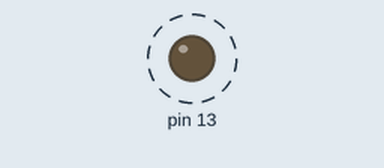
Recording of a sketch running on a simulated Arduino Uno, built with avr-gcc and run on an emulated ATmega328P. On the bench: output pins drawn as LEDs (lit = HIGH). Dashed ring = blinking. What the sketch prints to the serial monitor is not drawn.

Above: at 0.2 s.
Timing chart, 0 to 3.0 s (numbered marks = the images above):
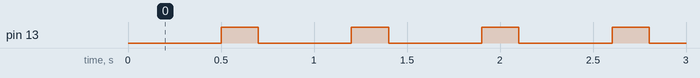

Measured:
- by itself, pin 13: alternates HIGH for 0.20 s and LOW for 0.50 s

The sketch:

AVR_C_arduino.ino
```cpp
//#include <avr/io.h>
//#include <util/delay.h>
//#include <inttypes.h>
//#include <string.h>
//#include <stdlib.h>
//#include <stdint.h>

// vitesse port série
#define BAUD_RATE 115200

// initialisation port série
void serial_init() {
  // calcul valeur du registre
  #if BAUD_RATE < 57600
    // basse vitesse
    uint16_t UBRR0_value = ((F_CPU / (8L * BAUD_RATE)) - 1)/2 ;
    UCSR0A &= ~(1 << U2X0); // doubleur vitesse off
  #else
    // haute vitesse
    uint16_t UBRR0_value = ((F_CPU / (4L * BAUD_RATE)) - 1)/2;
    UCSR0A |= (1 << U2X0);  // doubleur vitesse on
  #endif

  // écriture des registres en deux fois (haut/bas)
  UBRR0H = UBRR0_value >> 8;
  UBRR0L = UBRR0_value;

  // Activer l'émission
  UCSR0B |= 1<<TXEN0;

  // Le reste est en valeur par défauts
  // 8 bit, pas de parité, 1 bit de stop
}

// fonction d'envoi d'un caractère
static void putchr(char c) {
  // on attend que ce soit disponible/utilisable
  loop_until_bit_is_set(UCSR0A, UDRE0);
  // écriture registre = envoi de l'octet
  UDR0 = c;
}

// fonction d'envoi d'une chaine de caractères
// utilisant putchr()
static void printstr(const char *s) {
  // on boucle dans qu'il y a des caractères
  while (*s) {
    // et on change LF en CR à la fin
    if (*s == '\n')
      putchr('\r');
    putchr(*s++);
  }
}

int main(void) {
  // appel de notre fonction pour configurer le port
  serial_init();

  // PB5 = port 13 sur Uno (led)
  // broche en sortie
  DDRB |= _BV(PB5);

  // pause en milliseconde (fournie par AVR Libc)
  _delay_ms(500);

  // boucle sans fin
  for(;;) {
    // port à 1 (+5V)
    PORTB |= _BV(PB5);
    // pause
    _delay_ms(200);
    // port à 0 (0V)
    PORTB &= ~_BV(PB5);

    // envoi du message sur le port série
    printstr("Coucou monde\n");

    // pause
    _delay_ms(500);
  }

  // on n'arrive jamais ici
  return 0;
}
```
